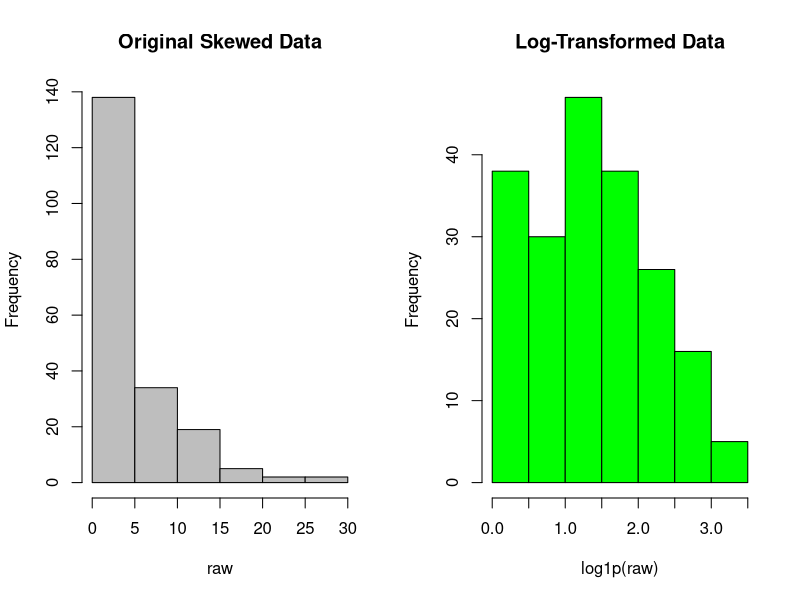

R code for this plot:
#Topic 15:Data transformation and normalization
x <- c(10,20,30,40,50)
scale(x)
(x-min(x))/(max(x)-min(x))
raw <- rexp(200, rate = 0.2)
log_trans <- log1p(raw)
transform_df <- data.frame(
  Observation = 1:length(raw),
  Raw_Skewed_Data = raw,
  Log_Transformed_Data = log_trans
)
write.csv(transform_df, "Topic_15_Data_Transformation.csv", row.names = FALSE)
par(mfrow = c(1, 2))
hist(raw, col = "gray", main = "Original Skewed Data")
hist(log1p(raw), col = "green", main = "Log-Transformed Data")
